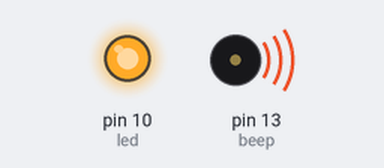
The sketch below on a simulated Arduino Uno, built with avr-gcc and run on an emulated ATmega328P. On the bench: output pins drawn as LEDs (lit = HIGH), buzzer (waves = sounding).

Above: at 0.5 s.
At 2.0 s:
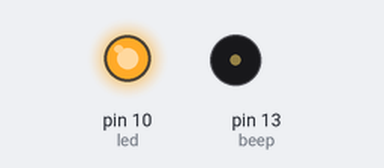
Timing chart, 0 to 3.5 s (numbered marks = the images above):
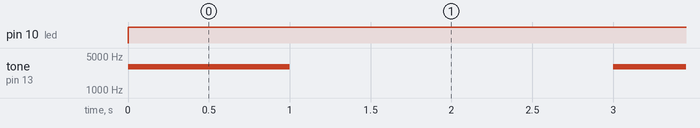

Measured:
- by itself, pin 10 (led): LOW → HIGH at 0.00 s
- by itself, tone on pin 13 (beep): alternates 3000 Hz for 1.0 s and silent for 2.0 s

The sketch:

beep-with-button.ino
```cpp
int led = 10;
int beep = 13;

void setup(){
  pinMode(led, OUTPUT);
  pinMode(beep, OUTPUT);
}

void loop(){

  tone(beep, 3000, 1000);
  digitalWrite(led, 5);
  delay(3000);

}
```
